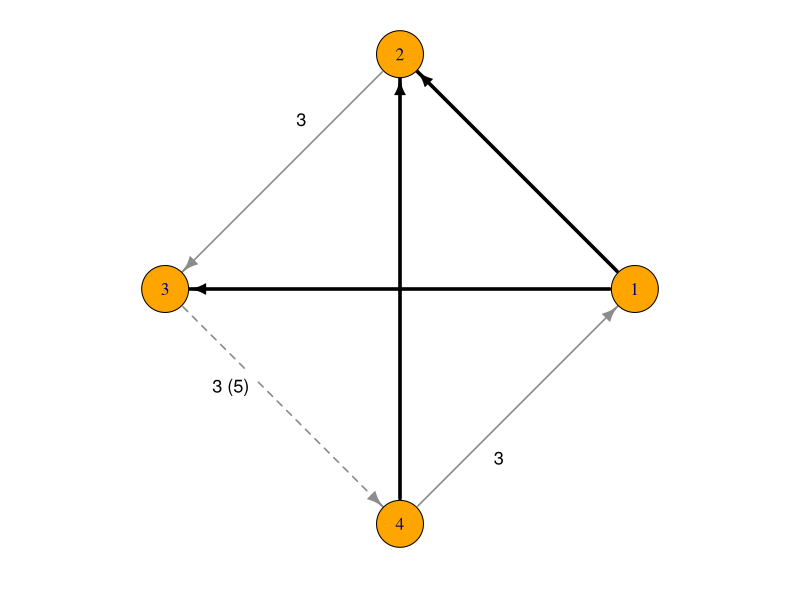
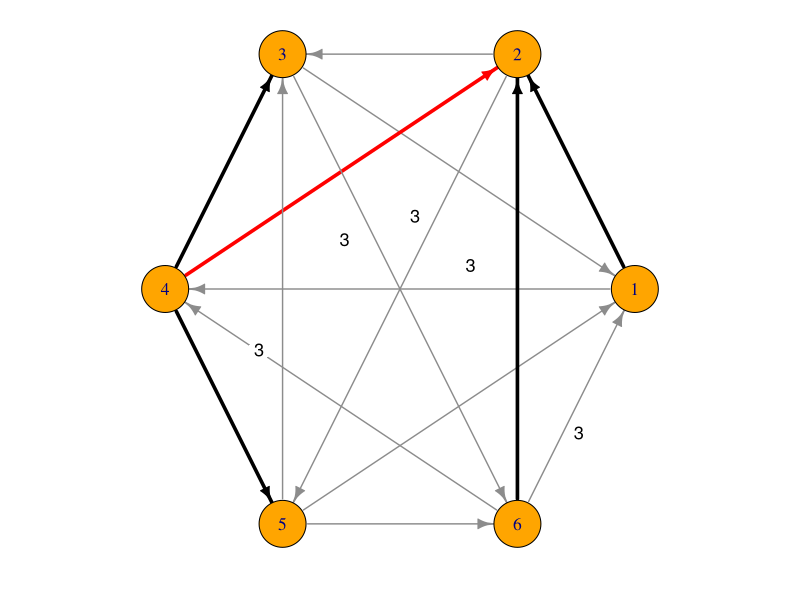

Source code (R) for these figures, in order:
# Figure fig:mhp of paper 1 (the obstacles G_8, H_9, G_10, H_11 are drawn by
# make_family_section_figs.R):
#   MHP_Fig1 -- weighted majority tournament of Counterexample cex:weak-strong for both
#     m = 7 and m = 9 (they differ only in the margin of 3 > 4, labelled "3 (5)"),
#     minimum-weight FASs highlighted (Figure fig:mhp, panel a).
#   MHP_Fig2 -- weighted majority tournament of Counterexample cex:strong-m5 (m = 5,
#     n = 6), unique minimum-weight FAS highlighted, e = (4,2) thick red.
# Every FAS/margin claim drawn here is re-verified by brute force before
# plotting; the script stops on any mismatch.
library(igraph)
# outputs are written to the working directory -- run this script from its own folder

## ---------- shared helpers ----------

plotStyled = function(g, layout, labels, ecol, ewid, elty, fname, elabels = NULL,
                      legendItems = NULL, legendCols = NULL, vsize = 22,
                      arrowSize = 0.5, curved = 0.08, labelPos = NULL,
                      omitLabel = NULL) {
  pdf(fname, width = 6.5, height = 6.5)
  par(mar = c(1.6, 0.5, 0.5, 0.5), xpd = NA)
  plot(g, layout = layout,
       vertex.color = "orange", vertex.label = labels,
       vertex.label.color = "navy", vertex.label.cex = 1.05,
       vertex.size = vsize,
       edge.color = ecol, edge.width = ewid, edge.lty = elty,
       edge.label = if (is.null(labelPos)) elabels else NA,
       edge.label.color = "black", edge.label.cex = 1.05,
       edge.arrow.size = arrowSize, edge.curved = curved)
  if (!is.null(labelPos)) {
    # arcs whose label equals omitLabel (the margin-1 arcs) are left unlabelled
    keep = !(as.character(elabels) %in% omitLabel)
    elabels = elabels[keep]; labelPos = labelPos[keep, , drop = FALSE]
    # weight labels off the arcs, on white discs so they never blend into a line
    long = nchar(as.character(elabels)) > 1
    points(labelPos[!long, 1], labelPos[!long, 2], pch = 21, col = NA, bg = "white", cex = 2.9)
    if (any(long)) {
      w = strwidth(elabels[long], cex = 1.1) / 2 + 0.03
      h = strheight("0", cex = 1.1) / 2 + 0.04
      rect(labelPos[long, 1] - w, labelPos[long, 2] - h, labelPos[long, 1] + w,
           labelPos[long, 2] + h, col = "white", border = NA)
    }
    text(labelPos[, 1], labelPos[, 2], elabels, cex = 1.1)
  }
  if (!is.null(legendItems)) {
    legend("bottomleft", legend = legendItems, col = legendCols, lwd = 3,
           cex = 0.85, bty = "n", horiz = FALSE)
  }
  dev.off()
  cat(fname, "written\n")
}

# label anchor for each (straight) arc: 35% of the way from tail to head, pushed
# off the line on the side pointing away from the layout's centre; keeps the two
# crossing-diagonal labels of a circle layout apart and off the thick arcs
edgeLabelPos = function(layout, edges, tfrac = 0.35, off = 0.10) {
  out = matrix(0, nrow(edges), 2)
  for (r in 1:nrow(edges)) {
    p1 = layout[edges[r, 1], ]; p2 = layout[edges[r, 2], ]
    base = p1 + tfrac * (p2 - p1)
    d = (p2 - p1) / sqrt(sum((p2 - p1)^2))
    perp = c(-d[2], d[1])
    if (sum(perp * base) < 0) perp = -perp
    out[r, ] = base + off * perp
  }
  out
}

allPerms = function(n) {
  if (n == 1) return(list(1L))
  smaller = allPerms(n - 1)
  out = list()
  for (p in smaller) for (pos in 0:(n - 1)) {
    out[[length(out) + 1]] = append(p, n, after = pos)
  }
  out
}

# minimum-weight FAS of a weighted tournament by brute force over all orders;
# returns the optimal backward-arc sets (as sorted "u>v" strings)
bruteMinFAS = function(edges, weights, n) {
  perms = allPerms(n)
  best = Inf
  optSets = list()
  for (p in perms) {
    pos = order(p)  # pos[v] = position of v in the order p... careful below
    pos = match(1:n, p)
    backIdx = which(pos[edges[, 1]] > pos[edges[, 2]])
    w = sum(weights[backIdx])
    key = paste(sort(paste(edges[backIdx, 1], edges[backIdx, 2], sep = ">")),
                collapse = ",")
    if (w < best - 1e-9) { best = w; optSets = list(key) }
    else if (abs(w - best) < 1e-9 && !(key %in% optSets)) {
      optSets = c(optSets, key)
    }
  }
  list(value = best, sets = unlist(optSets))
}

arcKey = function(arcs) paste(sort(paste(arcs[, 1], arcs[, 2], sep = ">")),
                              collapse = ",")

# weighted majority tournament from voters (list of orders) and multiplicities
weightedMajority = function(voters, mult, n) {
  L = matrix(0, n, n)
  for (r in seq_along(voters)) {
    v = voters[[r]]
    for (a in 1:(n - 1)) for (b in (a + 1):n) {
      L[v[a], v[b]] = L[v[a], v[b]] + mult[r]
    }
  }
  edges = NULL; weights = NULL
  for (i in 1:(n - 1)) for (j in (i + 1):n) {
    stopifnot(L[i, j] != L[j, i])
    if (L[i, j] > L[j, i]) { edges = rbind(edges, c(i, j)) }
    else { edges = rbind(edges, c(j, i)) }
    weights = c(weights, abs(L[i, j] - L[j, i]))
  }
  list(edges = edges, weights = weights)
}

## ---------- Counterexample cex:weak-strong (Figure fig:mhp, panel a) ----------

# Seven voters (3, 2, 2) and nine voters (4, 3, 2) give the same tournament T_1 with the same
# margins except on 3 > 4 (3 and 5); one drawing shows both, the nine-voter margin in parentheses.
voters = list(c(2, 3, 4, 1), c(1, 3, 4, 2), c(4, 1, 2, 3))
T1 = arcKey(rbind(c(1,2), c(2,3), c(3,4), c(4,1), c(1,3), c(4,2)))
target = arcKey(rbind(c(1,2), c(1,3), c(4,2)))
wm7 = weightedMajority(voters, c(3, 2, 2), 4)
wm9 = weightedMajority(voters, c(4, 3, 2), 4)
stopifnot(arcKey(wm7$edges) == T1, arcKey(wm9$edges) == T1)
key7 = paste(wm7$edges[, 1], wm7$edges[, 2], sep = ">")
key9 = paste(wm9$edges[, 1], wm9$edges[, 2], sep = ">")
w9 = wm9$weights[match(key7, key9)]
stopifnot(identical(which(wm7$weights != w9), which(key7 == "3>4")))   # the only margin that differs
res7 = bruteMinFAS(wm7$edges, wm7$weights, 4)
res9 = bruteMinFAS(wm9$edges, wm9$weights, 4)
stopifnot(length(res7$sets) == 2, target %in% res7$sets, "3>4" %in% res7$sets,
          length(res9$sets) == 1, res9$sets == target)
cat("MHP_Fig1: seven voters, min-weight FAS value", res7$value, "| optimal sets:", length(res7$sets),
    "; nine voters, value", res9$value, "| optimal sets:", length(res9$sets), "\n")
g = graph_from_edgelist(wm7$edges, directed = TRUE)
ecol = rep("gray55", ecount(g)); ewid = rep(1.6, ecount(g)); elty = rep(1, ecount(g))
ecol[key7 %in% c("1>2", "1>3", "4>2")] = "black"
ewid[key7 %in% c("1>2", "1>3", "4>2")] = 3.5
elty[key7 == "3>4"] = 2   # the alternative minimum-weight FAS of the seven-voter profile, dashed
labs = ifelse(wm7$weights == w9, as.character(wm7$weights), paste0(wm7$weights, " (", w9, ")"))
lay = layout_in_circle(g)
plotStyled(g, lay, 1:4, ecol, ewid, elty, "MHP_Fig1.pdf",
           elabels = labs, vsize = 20, arrowSize = 0.85, curved = 0,
           labelPos = edgeLabelPos(lay, wm7$edges), omitLabel = "1")

## ---------- Counterexample cex:strong-m5 (Figure fig:mhp, panel b) ----------

voters6 = list(c(2, 5, 3, 6, 1, 4), c(1, 4, 3, 6, 2, 5),
               c(4, 5, 3, 6, 1, 2), c(6, 1, 4, 2, 5, 3))
wm6 = weightedMajority(voters6, c(2, 1, 1, 1), 6)
res6 = bruteMinFAS(wm6$edges, wm6$weights, 6)
Fe = arcKey(rbind(c(1,2), c(4,2), c(4,3), c(4,5), c(6,2)))
stopifnot(length(res6$sets) == 1, res6$sets == Fe)
cat("MHP_Fig2: unique min-weight FAS confirmed, value", res6$value, "\n")
g6 = graph_from_edgelist(wm6$edges, directed = TRUE)
key6 = paste(wm6$edges[, 1], wm6$edges[, 2], sep = ">")
inFe = key6 %in% c("1>2", "4>2", "4>3", "4>5", "6>2")
ecol6 = rep("gray55", ecount(g6)); ecol6[inFe] = "black"
ecol6[key6 == "4>2"] = "red"
ewid6 = rep(1.4, ecount(g6)); ewid6[inFe] = 3.5
lay6 = layout_in_circle(g6)
plotStyled(g6, lay6, 1:6, ecol6, ewid6, rep(1, ecount(g6)),
           "MHP_Fig2.pdf", elabels = wm6$weights, vsize = 20,
           arrowSize = 0.8, curved = 0, labelPos = edgeLabelPos(lay6, wm6$edges), omitLabel = "1")
